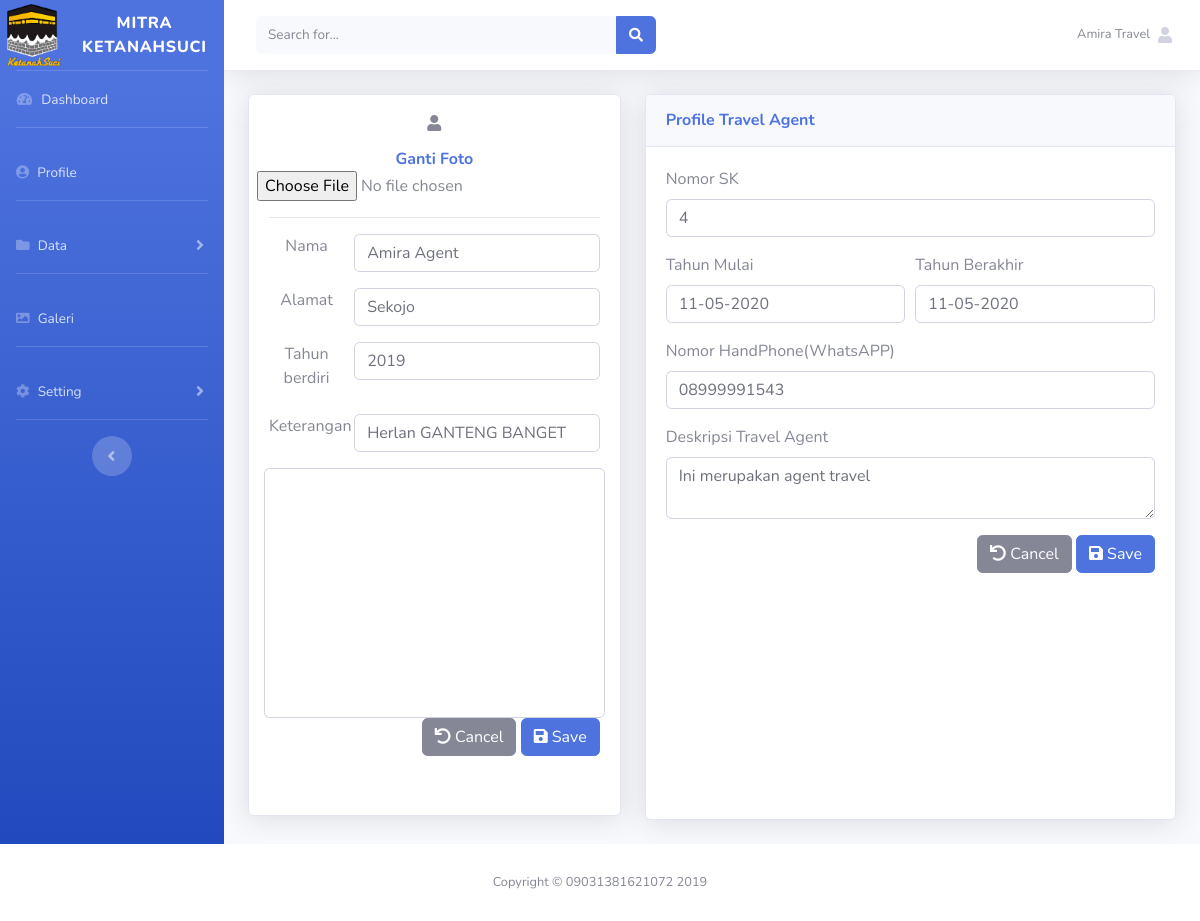
The app's page /index.php?url=pengaturan_agent (signed in) with its own data.
### tables this page shows
CREATE TABLE `tbl_agent_travel` (
  `id` int(11) NOT NULL,
  `travel_id` varchar(50) NOT NULL,
  `nama` varchar(50) NOT NULL,
  `alamat` varchar(300) NOT NULL,
  `thn_berdiri` year(4) NOT NULL,
  `thn_izin` year(4) NOT NULL,
  `thn_habis` year(4) NOT NULL,
  `nomor_izin` varchar(50) NOT NULL,
  `punya_izin` enum('IYA','TIDAK') NOT NULL,
  `lokasi` varchar(300) NOT NULL,
  `No_HP` varchar(50) NOT NULL,
  `deskripsi` text NOT NULL,
  `status` varchar(50) NOT NULL
);

CREATE TABLE `tbl_lokasi` (
  `lokasi_id` int(11) NOT NULL,
  `travel_id` varchar(50) NOT NULL,
  `lat` varchar(500) NOT NULL,
  `long` varchar(500) NOT NULL,
  `keterangan` text NOT NULL
);

### config/routes.php (called while the page is built, shortened)
<?php
$req = [];
$include = [];
if(isset($_GET['url'])){
	switch ($_GET['url']) {
		case 'pengaturan_agent':
			$include[] = 'halaman/agent_travel/pengaturan.php';
			break;
	}
}else{
	$req[]='config/koneksi.php';
	$req[]='config/pengguna/load_data.php';
	$include[] ='pengguna_dashboard.php';
}
?>

### halaman/agent_travel/pengaturan.php (the view, shortened to what this page needs)
<?php
include 'config/koneksi.php';
$id         = $_SESSION['user_id'];
$agent      = mysqli_query($koneksi, "select * from tbl_agent_travel WHERE travel_id='$id'");
$lokasi		= mysqli_query($koneksi, "Select * from tbl_lokasi WHERE travel_id = '$id'");
$row        = mysqli_fetch_array($agent);
$data		=mysqli_fetch_array($lokasi);
?>
        <div class="container-fluid">
	         <div class="row">
		            <div class="col-xl-5 col-lg-5 col-sm-5">
		              <div class="card shadow mb-4">
		                <div class="card-body" style="height: 45rem;">
							<div class="row form-group mx-auto">
							<?php
								if(!empty($row['foto']))
								{
								?>
									<img src=<?php echo "config/agent/".$row['foto']; ?>  width="150" class="img-profile rounded-circle text-center mx-auto" alt="Foto">
									 <?php
								}else {
									?> <i class="fa fa-user rounded-circle text-center mx-auto" alt="Foto"></i><?php
								}
								?>
							</div>
							<form action="config/agent/proses_input.php" method="post" enctype="multipart/form-data">
						  	<div class="row form-group">
							  <a class="font-weight-bold text-primary mx-auto">Ganti Foto</a>
								<input type="file" name="foto" id="fileToUpload"></input>
							</div>
							<hr class="sidebar-divider">
								<div class="form-row">
									<div class="form-group col-xl-3 text-center">
										<label for="">Nama</label>
									</div>
									<div class="form-group col-xl-9">
										<input type="text" class="form-control" value="<?php echo $row['nama'];?>" name="nama" placeholder="Nama">
									</div>
								</div>
								<div class="form-row">
									<div class="form-group col-xl-3 text-center">
										<label for="">Alamat</label>
									</div>
									<div class="form-group col-xl-9">
										<input class="form-control" value="<?php echo $row['alamat']; ?>" name="alamat"  placeholder="Alamat Agent Travel"></input>
									</div>
								</div>
								<div class="form-row">
									<div class="form-group col-xl-3 text-center">
										<label for="">Tahun berdiri</label>
									</div>
									<div class="form-group col-xl-9">
										<input type="year" class="form-control"  value="<?php echo $row['thn_berdiri'];?>" name="tahun" placeholder="Tahun berdiri">
									</div>
								</div>
								<div class="form-row">
									<div class="form-group col-xl-3 text-center">
										<label for="">Keterangan</label>
									</div>
									<div class="form-group col-xl-9">
										<input class="form-control" value="<?php echo $data['keterangan']; ?>" name="keterangan"  placeholder="Alamat Agent Travel"></input>
									</div>
								</div>
								<div class="form-row">
								<div id="dvMap" class="form-control" style=" height:250px;"></div>
								</div>
								<div class="form-row">
                        			<div class="col lg-12" align="right">
                            			<button type="reset" class="btn btn-md btn-secondary"><i class="fa fa-undo"></i> Cancel</button>
                           				 <button type="submit" class="btn btn-xs btn-primary"><i class="fa fa-save"></i> Save</button>
                       				 </div>
                   				</div>
								</form>
		                </div>
		              </div>
		            </div>
		            <div class="col-xl-7 col-lg-7 col-sm-7">
		              <div class="card shadow mb-4">
		                <div class="card-header py-3 d-flex flex-row align-items-center justify-content-between">
		                  <h6 class="m-0 font-weight-bold text-primary">Profile Travel Agent</h6>
		                </div>
		                <div class="card-body" style="height: 42rem;">
		                  <form action="config/agent/proses_input_lanjutan.php" method="POST">
								<div class="form-group">
									<label for="">Nomor SK</label>
									<input type="text" name="no_izin" value="<?php echo $row['nomor_izin'];?>" class="form-control" placeholder="Nomor SK">
								</div>
								<div class="form-row">
									<div class="form-group col-lg-6">
										<label for="">Tahun Mulai</label>
										<input type="text" name="thn_izin"  value="<?php echo date('d-m-Y',strtotime($row['thn_izin']));?>" class="form-control" placeholder="Tahun Mulai">
									</div>
									<div class="form-group col-lg-6">
										<label for="">Tahun Berakhir</label>
										<input type="text" name="thn_habis" placeholder="Tahun Berakhir" value="<?php echo date("d-m-Y",strtotime($row['thn_habis']));?>" class="form-control">
									</div>
								</div>
								<div class="form-group">
									<label for="">Nomor HandPhone(WhatsAPP)</label>
									<input type="text" name="no_hp" placeholder="Nomor HandPhone" value="<?php echo $row['No_HP'];?>" class="form-control">
								</div>
								<div class="form-group">
									<label for="">Deskripsi Travel Agent</label>
									<textarea name="deskripsi" id="" class="form-control"><?php echo $row['deskripsi'];?></textarea>
								</div>
								<div class="form-row">
                        			<div class="col lg-12" align="right">
                            			<button type="reset" class="btn btn-md btn-secondary"><i class="fa fa-undo"></i> Cancel</button>
                           				 <button type="submit" class="btn btn-xs btn-primary"><i class="fa fa-save"></i> Save</button>
                       				 </div>
                   				</div>
						  </form>
		                  </div>
		                </div>
		              </div>
		            </div>
	          </div>
        </div>
    </div>
</div>

### index.php (shortened to what this page needs)
<?php
include 'config/routes.php';
if($_SESSION['level'] == 'admin'){
	   include 'halaman/admin_header.php';
	   } else if ($_SESSION['level'] == 'agent'){
	  include 'halaman/agent_travel_header.php';
	   }
foreach ($include as $key => $value) {
	require_once $value;
}
if($_SESSION['level'] == 'pengguna'){
	include 'halaman/footer_pengguna.php';
}else if($_SESSION['level'] == 'member'){
	include 'halaman/footer_pengguna.php';
}
else{
	include 'halaman/footer.php';
}
?>

### records on screen
tbl_agent_travel: nama "Amira Agent", alamat "Sekojo", tahun "2019", keterangan "Herlan GANTENG BANGET", no_izin "4", thn_izin "11-05-2020", thn_habis "11-05-2020", no_hp "08999991543", deskripsi "Ini merupakan agent travel"

### other values on screen
$_SESSION['username'] "Amira Travel"
